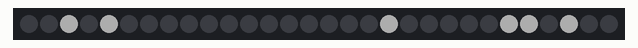
A program run on a simulated Raspberry Pi Pico running MicroPython. Parts: 30 RGB LEDs in strip order, left to right. Dim RGB values are drawn brighter than linear; random numbers come from a fixed seed.

Above: at 0.01 s.
At 5.0 s:
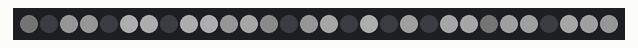
At 9.99 s:
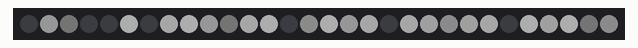
At 19.98 s:
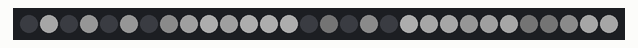
At 29.96 s:
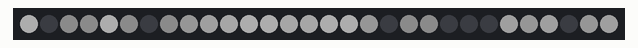
At 39.95 s:
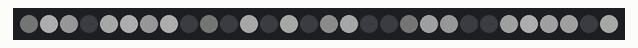

The program:

effect2_twinkle_stars.py
```python
import machine, neopixel, time, random

# Setup
pin = machine.Pin(9, machine.Pin.OUT)
n = 30
np = neopixel.NeoPixel(pin, n)

# Brightness (0.0 to 1.0)
brightness = 0.2

# Number of twinkling stars
star_count = 6

# Star color (soft white)
base_color = (255, 255, 255)

# Apply brightness
def apply_brightness(color, brightness):
    return (
        int(color[0] * brightness),
        int(color[1] * brightness),
        int(color[2] * brightness)
    )

# Clear LEDs
def clear():
    np.fill((0, 0, 0))
    np.write()

clear()

while True:

    # Slight fade of all LEDs
    for i in range(n):

        r, g, b = np[i]

        # Fade each color channel
        r = max(0, r - 10)
        g = max(0, g - 10)
        b = max(0, b - 10)

        np[i] = (r, g, b)

    # Randomly create new stars
    for _ in range(star_count):

        pixel = random.randint(0, n - 1)

        color = apply_brightness(base_color, brightness)

        np[pixel] = color

    np.write()

    time.sleep(0.05)
```
